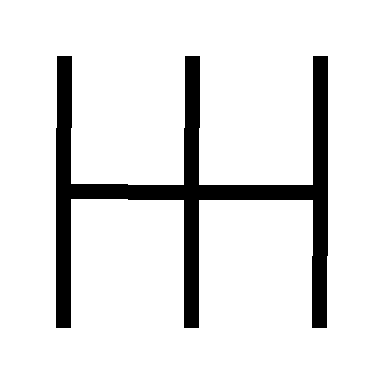

Below is a game level as drawn by its tile map, then a one-line description and the .tmx file that defines it, in full:
An orthogonal 3x3 tile map with 128x128 px tiles, 1 tile layer (Tile Layer 1).

<map version="1.5" tiledversion="1.7.2" orientation="orthogonal" renderorder="right-down" width="3" height="3" tilewidth="128" tileheight="128" infinite="0" nextlayerid="2" nextobjectid="1">
 <tileset firstgid="1" name="g1" tilewidth="128" tileheight="128" tilecount="15" columns="0">
  <grid orientation="orthogonal" width="1" height="1" />
  <tile id="0">
   <image width="128" height="128" source="../tileset/0.bmp" />
  </tile>
  <tile id="1">
   <image width="128" height="128" source="../tileset/1.bmp" />
  </tile>
  <tile id="2">
   <image width="128" height="128" source="../tileset/2.bmp" />
  </tile>
  <tile id="3">
   <image width="128" height="128" source="../tileset/3.bmp" />
  </tile>
  <tile id="4">
   <image width="128" height="128" source="../tileset/4.bmp" />
  </tile>
  <tile id="5">
   <image width="128" height="128" source="../tileset/5.bmp" />
  </tile>
  <tile id="6">
   <image width="128" height="128" source="../tileset/6.bmp" />
  </tile>
  <tile id="7">
   <image width="128" height="128" source="../tileset/7.bmp" />
  </tile>
  <tile id="8">
   <image width="128" height="128" source="../tileset/8.bmp" />
  </tile>
  <tile id="9">
   <image width="128" height="128" source="../tileset/9.bmp" />
  </tile>
  <tile id="10">
   <image width="128" height="128" source="../tileset/10.bmp" />
  </tile>
  <tile id="11">
   <image width="128" height="128" source="../tileset/11.bmp" />
  </tile>
  <tile id="12">
   <image width="128" height="128" source="../tileset/12.bmp" />
  </tile>
  <tile id="13">
   <image width="128" height="128" source="../tileset/13.bmp" />
  </tile>
  <tile id="14">
   <image width="128" height="128" source="../tileset/14.bmp" />
  </tile>
 </tileset>
 <layer id="1" name="Tile Layer 1" width="3" height="3">
  <data encoding="csv">
3,3,3,
12,15,14,
1,1,1
</data>
 </layer>
</map>
